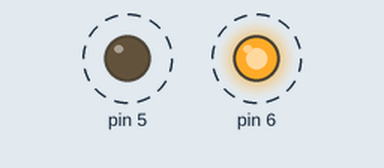
Recording of a sketch running on a simulated Arduino Uno, built with avr-gcc and run on an emulated ATmega328P. On the bench: output pins drawn as LEDs (lit = HIGH). Dashed ring = blinking.

Above: at 0.3 s.
Timing chart, 0 to 3.0 s (numbered marks = the images above):
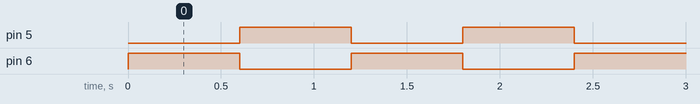

Measured:
- by itself, pin 5, pin 6: alternates HIGH for 0.60 s and LOW for 0.60 s

The sketch:

police_light.ino
```cpp
void setup() {
  // put your setup code here, to run once:
  pinMode(5, OUTPUT);
  pinMode(6, OUTPUT);
}

void loop() {
  // put your main code here, to run repeatedly:
  digitalWrite(5, LOW);
  digitalWrite(6, HIGH);
  delay(600);
  digitalWrite(5, HIGH);
  digitalWrite(6, LOW);
  delay(600);
}
```
